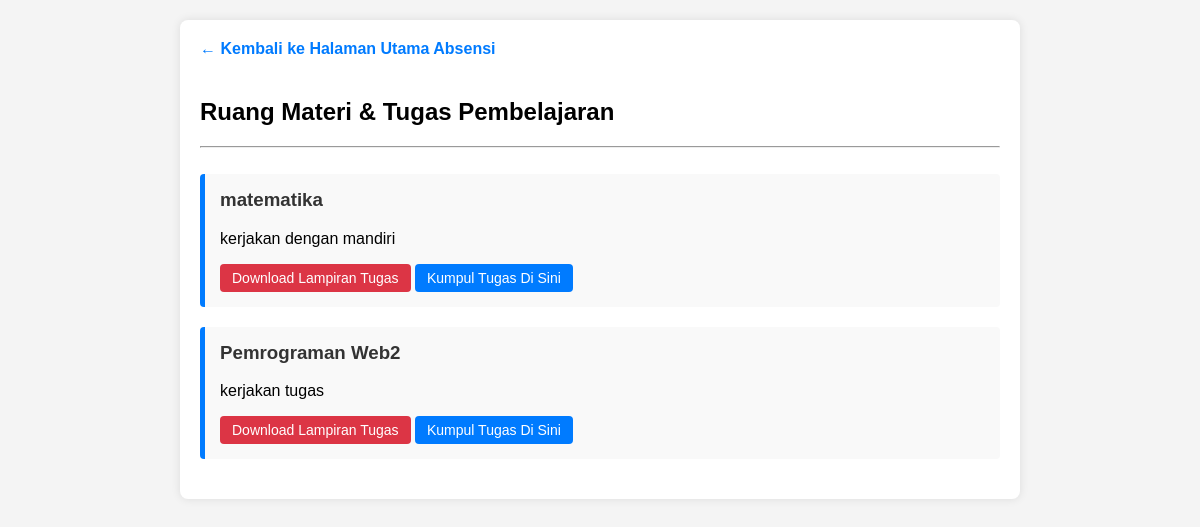
The app's page /materi.php with its own data.
### tables this page shows
CREATE TABLE `materi` (
  `id_materi` int(11) NOT NULL,
  `judul` varchar(150) NOT NULL,
  `deskripsi` text DEFAULT NULL,
  `link_sumber` varchar(255) DEFAULT NULL,
  `nama_file` varchar(255) DEFAULT NULL,
  `tanggal_dibuat` timestamp NOT NULL DEFAULT current_timestamp()
);

### materi.php (the view, shortened to what this page needs)
<?php
include 'koneksi.php';
$query_materi = mysqli_query($koneksi, "SELECT * FROM materi ORDER BY id_materi DESC");
?>
<!DOCTYPE html>
<html lang="id">
<head>
</head>
<body>
<div class="container">
    <a href="index.php" class="nav-link">← Kembali ke Halaman Utama Absensi</a>
    <h2> Ruang Materi & Tugas Pembelajaran</h2>
    <hr><br>
    <?php
    if (mysqli_num_rows($query_materi) > 0) {
        while ($materi = mysqli_fetch_assoc($query_materi)) {
        ?>
            <div class="materi-card">
                <h3><?= htmlspecialchars($materi['judul']); ?></h3>
                <p><?= nl2br(htmlspecialchars($materi['deskripsi'])); ?></p>
<?php if (!empty($materi['nama_file'])): ?>
    <a href="uploads/<?= $materi['nama_file']; ?>" download class="btn-download"> Download Lampiran Tugas</a>
    <a href="kumpul_tugas.php?id=<?= $materi['id_materi']; ?>" style="display: inline-block; padding: 6px 12px; background: #007BFF; color: white; text-decoration: none; border-radius: 4px; font-size: 14px;"> Kumpul Tugas Di Sini</a>
<?php endif; ?>
            </div>
        <?php
        }
    } else {
        echo "<p style='text-align:center; color:#777;'>Belum ada materi pembelajaran yang diterbitkan oleh guru.</p>";
    }
    ?>
</div>
</body>
</html>

### materi.php (style rules this page uses)
body { font-family: Arial, sans-serif; margin: 20px; background-color: #f4f4f4; }
.container { max-width: 800px; background: white; padding: 20px; border-radius: 8px; box-shadow: 0 0 10px rgba(0,0,0,0.1); margin: auto; }
.materi-card { border-left: 5px solid #007BFF; background: #f9f9f9; padding: 15px; margin-bottom: 20px; border-radius: 4px; }
.materi-card h3 { margin-top: 0; color: #333; }
.btn-download { display: inline-block; padding: 6px 12px; background: #dc3545; color: white; text-decoration: none; border-radius: 4px; font-size: 14px; }
.nav-link { margin-bottom: 20px; display: inline-block; text-decoration: none; color: #007BFF; font-weight: bold; }

### records on screen
materi: judul "matematika", deskripsi "kerjakan dengan mandiri"
materi: judul "Pemrograman Web2", deskripsi "kerjakan tugas"
